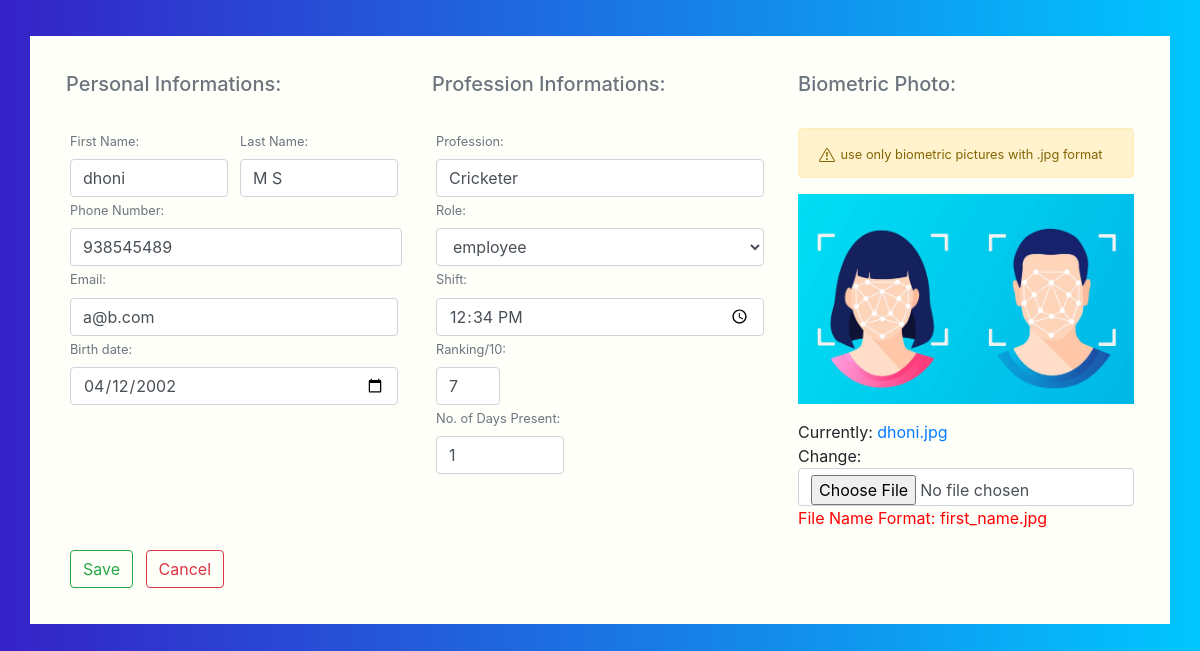
Before: /edit_profile/24/ with the older database file.
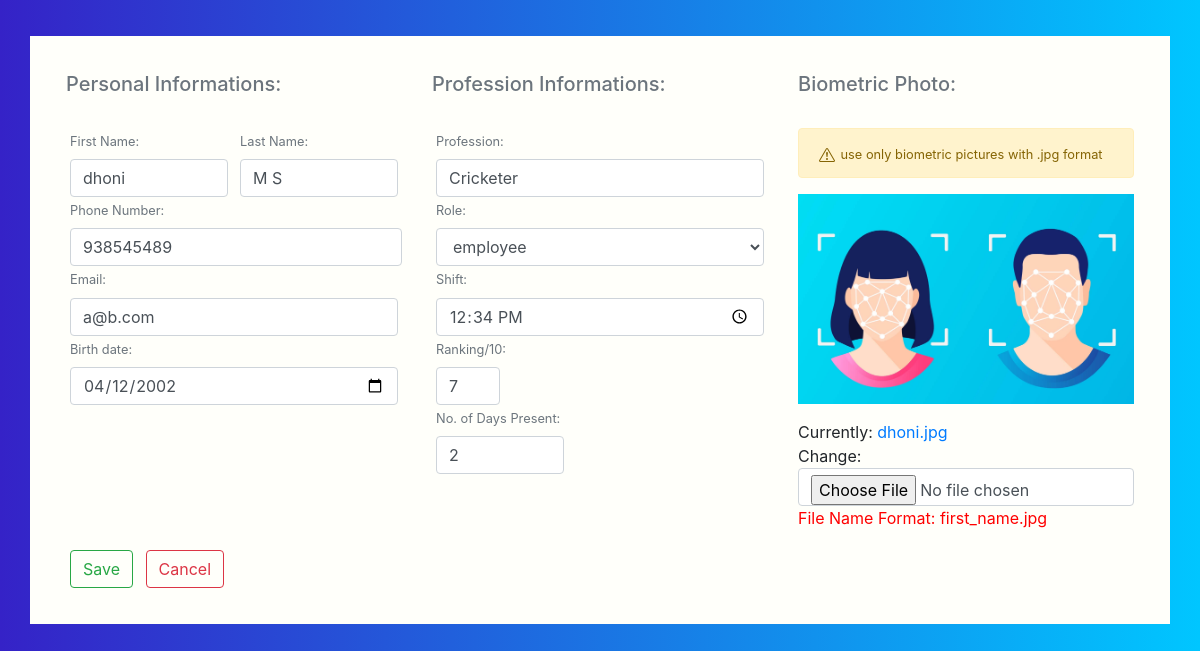
After: the same page with the newer database file.
### core/models.py (models this page shows, shortened)
class Profile(models.Model):
    first_name = models.CharField(max_length=70)  # so as to uniquely map image name and first_name
    last_name = models.CharField(max_length=70)
    date = models.DateField()
    phone = models.BigIntegerField()
    email = models.EmailField()
    ranking = models.IntegerField()
    profession = models.CharField(max_length=200)
    role= models.CharField(choices=types,max_length=20,null=True,blank=False,default='employee')
    present = models.BooleanField(default=False)
    image = models.ImageField()
    updated = models.DateTimeField(auto_now=True)
    shift = models.TimeField()
    days_present=models.IntegerField(default=0)

### core/views.py (the view)
# urls.py: path('edit_profile/<int:id>/',edit_profile,name='edit_profile'),
def edit_profile(request,id):
    profile = Profile.objects.get(id=id)
    form = ProfileForm(instance=profile)
    if request.method == 'POST':
        form = ProfileForm(request.POST,request.FILES,instance=profile)
        if form.is_valid():
            form.save()
            return redirect('profiles')
    context={'form':form}
    return render(request,'core/add_profile.html',context)

### core/forms.py
class ProfileForm(forms.ModelForm):
    class Meta:
        model = Profile
        fields = '__all__'
        widgets = {
            'date': DateInput(),
            'shift':TimeInput()
        }
        exclude = ['present','updated']
    def __init__(self, *args, **kwargs):
        super(ProfileForm, self).__init__(*args, **kwargs)
        self.fields['first_name'].widget.attrs['class'] = 'form-control'
        self.fields['last_name'].widget.attrs['class'] = 'form-control'
        self.fields['date'].widget.attrs['class'] = 'form-control'
        self.fields['phone'].widget.attrs['class'] = 'form-control'
        self.fields['email'].widget.attrs['class'] = 'form-control'
        self.fields['ranking'].widget.attrs['class'] = 'form-control'
        self.fields['profession'].widget.attrs['class'] = 'form-control'
        self.fields['role'].widget.attrs['class'] = 'form-control'
        self.fields['image'].widget.attrs['class'] = 'form-control'
        self.fields['shift'].widget.attrs['class'] = 'form-control'
        self.fields['days_present'].widget.attrs['class']='form-control'

### core/templates/core/add_profile.html (shortened to what this page needs)
{% extends "core/base.html" %}
{% load static %}
{% block content %}
<div class="container emp-profile pb-3">
    <form method="POST" action="." class="needs-validation" enctype='multipart/form-data'>
        <div class="row">
            <div class="col-md-4">
                <h5 class="text-muted">Personal Informations:</h5><br>
                <div class="d-flex justify-content-between">
                    <div class="m-1 mr-2">
                        <label class="text-muted"><small>First Name:</small></label>
                        {{ form.first_name }}
                    </div>
                    <div class="m-1">
                        <label class="text-muted"><small>Last Name:</small></label>
                        {{ form.last_name }}
                    </div>
                </div>
                <div class="ml-1">
                    <label class="text-muted"><small>Phone Number:</small></label>
                    {{ form.phone }}
                </div>
                <div class="m-1">
                    <label class="text-muted"><small>Email:</small></label>
                    {{ form.email }}
                </div>
                <div class="m-1">
                    <label class="text-muted"><small>Birth date:</small></label>
                    {{ form.date }}
                </div>
            </div>
            <div class="col-md-4">
                <h5 class="text-muted">Profession Informations:</h5><br>
                <div class="m-1">
                    <label class="text-muted"><small>Profession:</small></label>
                    {{ form.profession }}
                </div>
                <div class="m-1">
                    <label class="text-muted"><small>Role:</small></label>
                    {{ form.role }}
                </div>
                <div class="m-1">
                    <label class="text-muted"><small>Shift:</small></label>
                    {{ form.shift }}
                </div>
                <div class="m-1" style="width: 4rem;">
                    <label class="text-muted"><small>Ranking/10:</small></label>
                    {{ form.ranking }}
                </div>
                <div class="m-1" style="width: 8rem;">
                    <label class="text-muted"><small>No. of Days Present:</small></label>
                    {{ form.days_present}}
                </div>
            </div>
            <div class="col-md-4">
                <h5 class="text-muted">Biometric Photo:</h5><br>
                <div>
                    <div class="alert alert-warning">
                        <small>use only biometric pictures with .jpg format</small>
                    </div>
                    <img src="{% static 'img/bio.jpg'%}" alt="" width="100%">
                </div>
                <div class="mt-3">
                    {{ form.image }}
                </div>
                <h8  style="color:red;" > File Name Format: first_name.jpg </h8>
            </div>
        </div>
        <div class="mt-3">
            <button type="submit" class="btn btn-outline-success m-1">Save</button>
            <a href="{% url 'profiles' %}"><button type="button" class="btn btn-outline-danger m-1">Cancel</button></a>
        </div>
    </form>
</div>
{% endblock content %}

Changed rows visible on the page:
changed Profile "dhoni": days_present "1" → "2"
